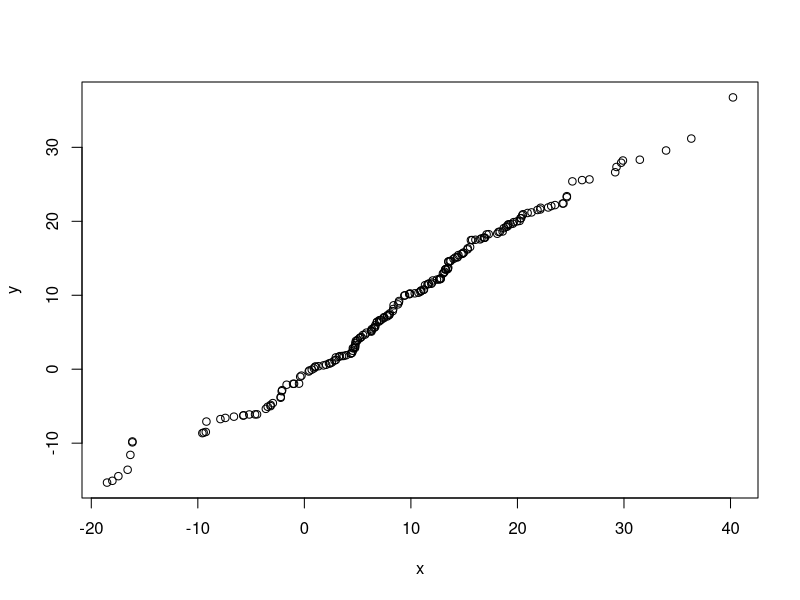
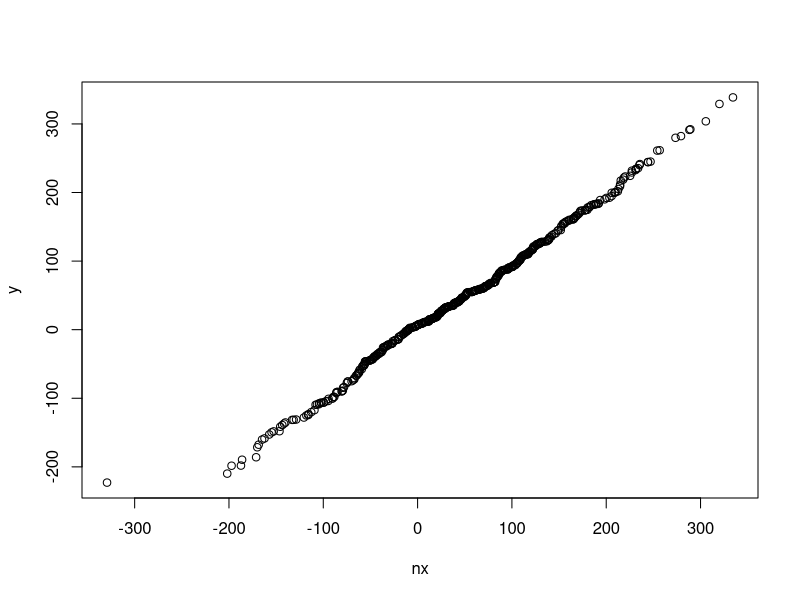

Generate these figures, in order, with R:
## ---- chunk 1
knitr::opts_chunk$set(echo = TRUE)
## ---- chunk 2
library(tidyverse)

x <- sort(rnorm(200, mean = 10, sd = 10))
y <- sort(rnorm(200, mean = 10, sd = 10))

plot(x,y)

## ---- chunk 3

# function for Q-Q plot, input => numeric vector x.
make_qqplot <- function(x) {
  nx <- sort(x)
  y <- sort(rnorm(length(nx), mean(nx), sd(nx)))
  
  plot(nx,y)
}

# testing function
rv <- rnorm(500, 45, 100)
make_qqplot(rv)

